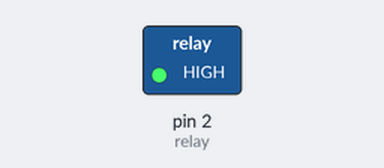
A sketch run on a simulated Arduino Uno, built with avr-gcc and run on an emulated ATmega328P. Shown: switched loads named in the sketch (green lamp = pin HIGH).

Above: at 1.5 s.
At 3.5 s:
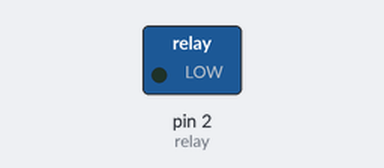
Timing chart, 0 to 5.2 s (numbered marks = the images above):
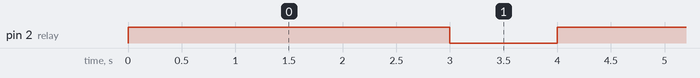

The sketch:

RelayLoadTest.ino
```cpp
int relay=2;
void setup() {
  // put your setup code here, to run once:
  pinMode(relay,OUTPUT);

}

void loop() {
  // put your main code here, to run repeatedly:
  digitalWrite(relay,HIGH);
  delay(3000);
  digitalWrite(relay,LOW);
  delay(1000);

}
```

Measured:
- by itself, pin 2 (relay): alternates HIGH for 3.0 s and LOW for 1.0 s
